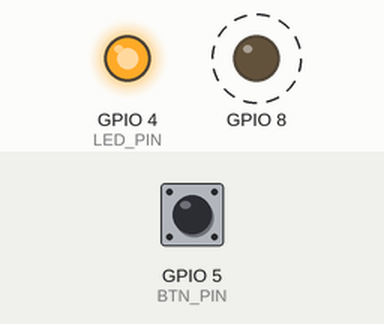
Recording of a program running on a simulated ESP32-C3. Parts: output pins drawn as LEDs (lit = HIGH). Dashed ring = blinking. The test bench sets the inputs (shaded band); at power-on: GPIO 5 (BTN_PIN) LOW. WiFi joins after 1.5 s; servers stay silent unless stated; storage starts empty; not simulated (calls return 0 or success): wifi_credentials.h.

Above: at 1.7 s.
1.8 s: GPIO 5 (BTN_PIN) pulled HIGH for 0.15 s
At 2.8 s:
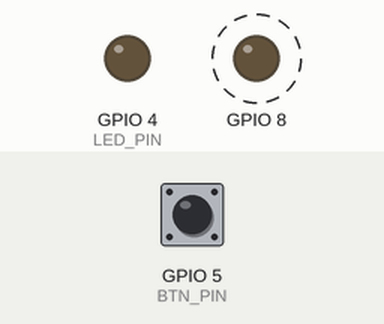
4.9 s: GPIO 5 (BTN_PIN) pulled HIGH for 1 s
At 6.4 s:
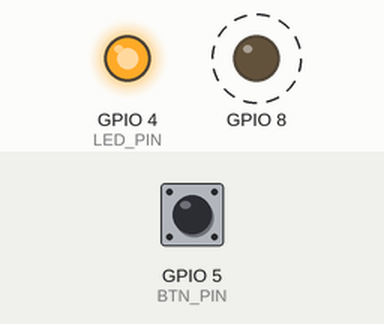
14.9 s: GPIO 5 (BTN_PIN) pulled HIGH for 3.2 s
At 19.8 s:
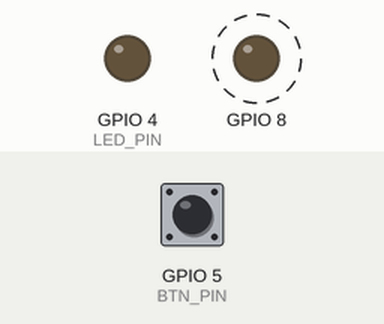
Timing chart, 0 to 20.6 s (numbered marks = the images above; inputs shaded):
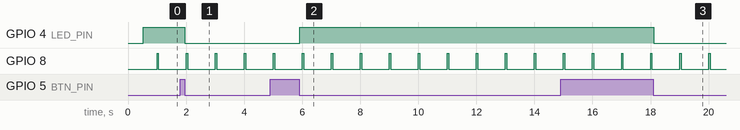

Measured:
- after the input at 1.8 s, GPIO 4 (LED_PIN): HIGH → LOW after 0.16 s
- after the input at 4.9 s, GPIO 4 (LED_PIN): LOW → HIGH after 1.0 s
- after the input at 14.9 s, GPIO 4 (LED_PIN): HIGH → LOW after 3.2 s
- by itself, GPIO 8: alternates HIGH for 0.05 s and LOW for 0.95 s

The program:

main.cpp
```cpp
/**
 * ----------------------------------------------------------------------------
 * ESP32 Remote Control with WebSocket
 * ----------------------------------------------------------------------------
 * © 2020 Stéphane Calderoni
 * ----------------------------------------------------------------------------
 */

#include <SPIFFS.h>
#include <ESPAsyncWebServer.h>
#include <ArduinoJson.h>
#include "wifi_credentials.h"
#include "pins.h"
#include <DNSServer.h>

const IPAddress localIP(4, 3, 2, 1);          // the IP address the web server, Samsung requires the IP to be in public space
const IPAddress subnetMask(255, 255, 255, 0); // no need to change: https://avinetworks.com/glossary/subnet-mask/
const String localIPURL = "http://4.3.2.1";   // a string version of the local IP with http, used for redirecting clients to your webpage

DNSServer dnsServer;

// ----------------------------------------------------------------------------
// Definition of global constants
// ----------------------------------------------------------------------------

// Button debouncing
const uint8_t DEBOUNCE_DELAY = 10; // in milliseconds

// ----------------------------------------------------------------------------
// Definition of the LED component
// ----------------------------------------------------------------------------

struct Led
{
    // state variables
    uint8_t pin;
    bool on;

    // methods
    void update()
    {
        digitalWrite(pin, on ? HIGH : LOW);
    }
};

// ----------------------------------------------------------------------------
// Definition of the Button component
// ----------------------------------------------------------------------------

struct Button
{
    // state variables
    uint8_t pin;
    bool lastReading;
    uint32_t lastDebounceTime;
    uint16_t state;

    // methods determining the logical state of the button
    bool pressed() { return state == 1; }
    bool released() { return state == 0xffff; }
    bool held(uint16_t count = 0) { return state > 1 + count && state < 0xffff; }

    // method for reading the physical state of the button
    void read()
    {
        // reads the voltage on the pin connected to the button
        bool reading = digitalRead(pin);

        // if the logic level has changed since the last reading,
        // we reset the timer which counts down the necessary time
        // beyond which we can consider that the bouncing effect
        // has passed.
        if (reading != lastReading)
        {
            lastDebounceTime = millis();
        }

        // from the moment we're out of the bouncing phase
        // the actual status of the button can be determined
        if (millis() - lastDebounceTime > DEBOUNCE_DELAY)
        {
            // don't forget that the read pin is pulled-up
            bool pressed = reading == LOW;
            if (pressed)
            {
                if (state < 0xfffe)
                    state++;
                else if (state == 0xfffe)
                    state = 2;
            }
            else if (state)
            {
                state = state == 0xffff ? 0 : 0xffff;
            }
        }

        // finally, each new reading is saved
        lastReading = reading;
    }
};

// ----------------------------------------------------------------------------
// Definition of global variables
// ----------------------------------------------------------------------------

Led onboard_led = {8, false};
Led led = {LED_PIN, false};
Button button = {BTN_PIN, HIGH, 0, 0};

AsyncWebServer server(80); // HTTP port 80
AsyncWebSocket ws("/ws");

// ----------------------------------------------------------------------------
// SPIFFS initialization
// ----------------------------------------------------------------------------

void initSPIFFS()
{
    if (!SPIFFS.begin())
    {
        Serial.println("Cannot mount SPIFFS volume...");
        while (1)
        {
            onboard_led.on = millis() % 200 < 50;
            onboard_led.update();
        }
    }
}

// ----------------------------------------------------------------------------
// Connecting to the WiFi network
// ----------------------------------------------------------------------------

void initWiFi()
{
#ifdef WIFI_STATION
    WiFi.mode(WIFI_STA);
    WiFi.begin(WIFI_SSID, WIFI_PASS);
    Serial.printf("Trying to connect [%s] ", WiFi.macAddress().c_str());
    while (WiFi.status() != WL_CONNECTED)
    {
        Serial.print(".");
        delay(500);
    }
    Serial.printf(" %s\n", WiFi.localIP().toString().c_str());
#else
    WiFi.mode(WIFI_AP);                              // access point mode
    WiFi.softAPConfig(localIP, localIP, subnetMask); // IP address of the gateway should be the same as the local IP for captive portals
    WiFi.softAP(WIFI_SSID, WIFI_PASS);

    dnsServer.setTTL(300);             // set 5min client side cache for DNS
    dnsServer.start(53, "*", localIP); // if DNSServer is started with "*" for domain name, it will reply with provided IP to all DNS request
#endif
}

// ----------------------------------------------------------------------------
// Web server initialization
// ----------------------------------------------------------------------------

String processor(const String &var)
{
    return String(var == "STATE" && led.on ? "on" : "off");
}

void onRootRequest(AsyncWebServerRequest *request)
{
    AsyncWebServerResponse *response = request->beginResponse(SPIFFS, "/index.html", "text/html", false, processor);
    response->addHeader("Cache-Control", "public,max-age=31536000"); // save this file to cache for 1 year (unless you refresh)
    request->send(response);
}

void initWebServer()
{

    server.on("/favicon.ico", [](AsyncWebServerRequest *request)
              { request->send(404); }); // webpage icon

    // the catch all
    server.onNotFound([](AsyncWebServerRequest *request)
                      { request->redirect(localIPURL); });

    server.on("/", HTTP_ANY, onRootRequest);
    server.serveStatic("/", SPIFFS, "/");
    server.begin();
}

// ----------------------------------------------------------------------------
// WebSocket initialization
// ----------------------------------------------------------------------------

void notifyClients()
{
    const uint8_t size = JSON_OBJECT_SIZE(1);
    StaticJsonDocument<size> json;
    json["status"] = led.on ? "on" : "off";

    char buffer[17];
    size_t len = serializeJson(json, buffer);
    ws.textAll(buffer, len);
}

void handleWebSocketMessage(void *arg, uint8_t *data, size_t len)
{
    AwsFrameInfo *info = (AwsFrameInfo *)arg;
    if (info->final && info->index == 0 && info->len == len && info->opcode == WS_TEXT)
    {

        const uint8_t size = JSON_OBJECT_SIZE(2);
        StaticJsonDocument<size> json;
        DeserializationError err = deserializeJson(json, data);
        if (err)
        {
            Serial.print(F("deserializeJson() failed with code "));
            Serial.println(err.c_str());
            return;
        }

        const char *action = json["action"];
        if (strcmp(action, "toggle") == 0)
        {
            led.on = !led.on;
            Serial.printf("LED state: %d\r\n", led.on);
            notifyClients();
        }
        long utc = json["UTCSeconds"];
        Serial.println(utc);
    }
}

void onEvent(AsyncWebSocket *server,
             AsyncWebSocketClient *client,
             AwsEventType type,
             void *arg,
             uint8_t *data,
             size_t len)
{

    switch (type)
    {
    case WS_EVT_CONNECT:
        Serial.printf("WebSocket client #%u connected from %s\n", client->id(), client->remoteIP().toString().c_str());
        break;
    case WS_EVT_DISCONNECT:
        Serial.printf("WebSocket client #%u disconnected\n", client->id());
        break;
    case WS_EVT_DATA:
        handleWebSocketMessage(arg, data, len);
        break;
    case WS_EVT_PONG:
    case WS_EVT_ERROR:
        break;
    }
}

void initWebSocket()
{
    ws.onEvent(onEvent);
    server.addHandler(&ws);
}

// ----------------------------------------------------------------------------
// Initialization
// ----------------------------------------------------------------------------

void setup()
{
    pinMode(onboard_led.pin, OUTPUT);
    pinMode(led.pin, OUTPUT);
    pinMode(button.pin, INPUT);

    Serial.begin(115200);
    delay(500);

    initSPIFFS();
    initWiFi();
    initWebSocket();
    initWebServer();
}

// ----------------------------------------------------------------------------
// Main control loop
// ----------------------------------------------------------------------------

void loop()
{
    dnsServer.processNextRequest();
    ws.cleanupClients();

    button.read();

    if (button.pressed())
    {
        led.on = !led.on;
        notifyClients();
    }

    onboard_led.on = millis() % 1000 < 50;

    led.update();
    onboard_led.update();
}
```

pins.h
```cpp
#pragma once

const int LED_PIN = 4;
const int BTN_PIN = 5;
```
